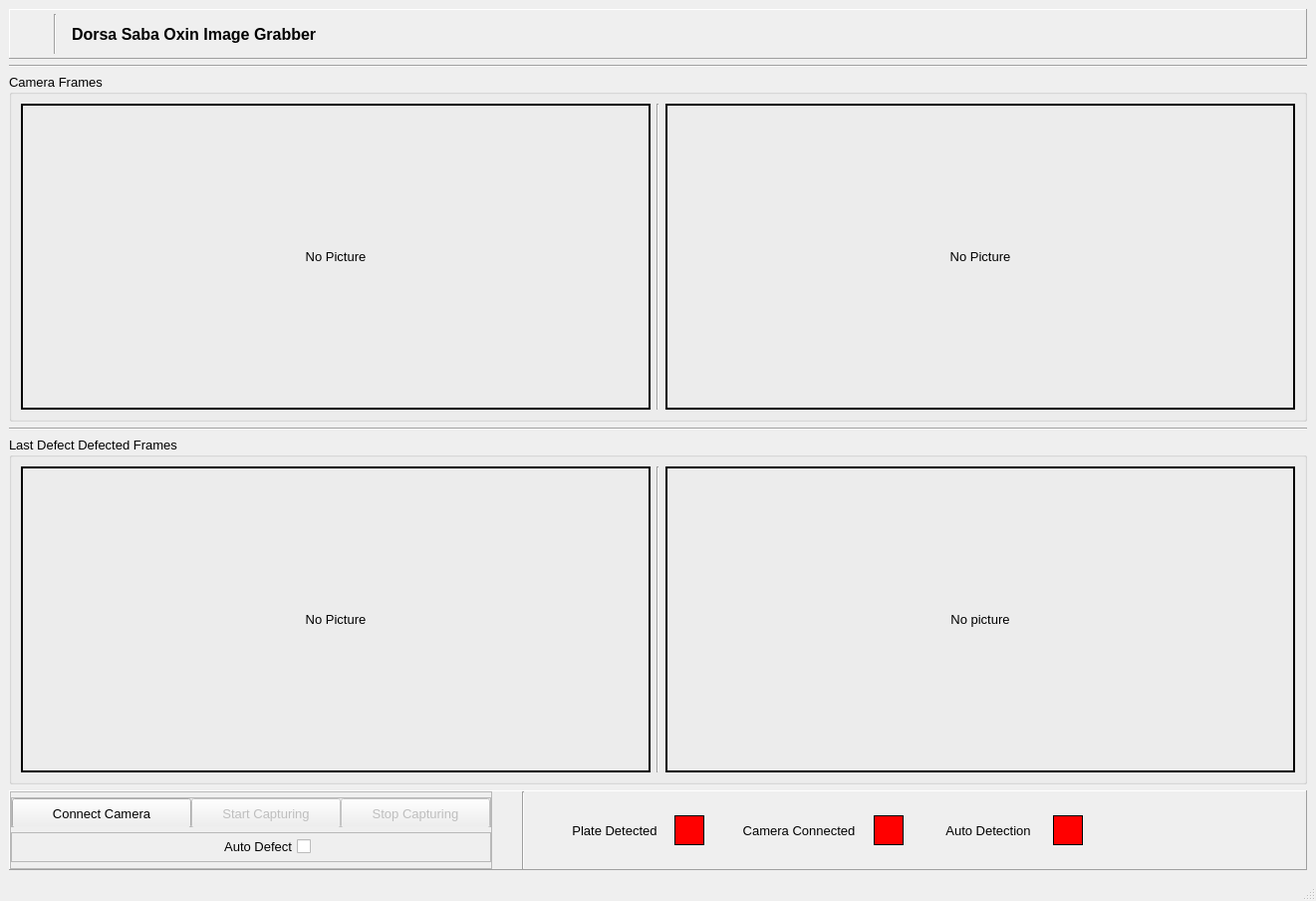
<?xml version="1.0" encoding="UTF-8"?>
<ui version="4.0">
 <class>MainWindow</class>
 <widget class="QMainWindow" name="MainWindow">
  <property name="geometry">
   <rect>
    <x>0</x>
    <y>0</y>
    <width>1321</width>
    <height>904</height>
   </rect>
  </property>
  <property name="windowTitle">
   <string>MainWindow</string>
  </property>
  <widget class="QWidget" name="centralwidget">
   <layout class="QVBoxLayout" name="verticalLayout">
    <item>
     <widget class="QFrame" name="frame_4">
      <property name="maximumSize">
       <size>
        <width>16777215</width>
        <height>50</height>
       </size>
      </property>
      <property name="frameShape">
       <enum>QFrame::Panel</enum>
      </property>
      <property name="frameShadow">
       <enum>QFrame::Raised</enum>
      </property>
      <layout class="QHBoxLayout" name="horizontalLayout_4">
       <property name="spacing">
        <number>15</number>
       </property>
       <property name="leftMargin">
        <number>0</number>
       </property>
       <property name="topMargin">
        <number>0</number>
       </property>
       <property name="rightMargin">
        <number>0</number>
       </property>
       <property name="bottomMargin">
        <number>0</number>
       </property>
       <item>
        <widget class="QLabel" name="label">
         <property name="maximumSize">
          <size>
           <width>100</width>
           <height>16777215</height>
          </size>
         </property>
         <property name="text">
          <string/>
         </property>
         <property name="pixmap">
          <pixmap>icons/dorsa_f.png</pixmap>
         </property>
         <property name="scaledContents">
          <bool>true</bool>
         </property>
        </widget>
       </item>
       <item>
        <widget class="QLabel" name="label_2">
         <property name="maximumSize">
          <size>
           <width>100</width>
           <height>16777215</height>
          </size>
         </property>
         <property name="text">
          <string/>
         </property>
         <property name="pixmap">
          <pixmap>icons/FouladOxin.png</pixmap>
         </property>
         <property name="scaledContents">
          <bool>true</bool>
         </property>
        </widget>
       </item>
       <item>
        <widget class="Line" name="line_6">
         <property name="minimumSize">
          <size>
           <width>0</width>
           <height>40</height>
          </size>
         </property>
         <property name="maximumSize">
          <size>
           <width>16777215</width>
           <height>40</height>
          </size>
         </property>
         <property name="orientation">
          <enum>Qt::Vertical</enum>
         </property>
        </widget>
       </item>
       <item>
        <widget class="QLabel" name="label_5">
         <property name="font">
          <font>
           <pointsize>12</pointsize>
           <weight>75</weight>
           <bold>true</bold>
          </font>
         </property>
         <property name="text">
          <string>Dorsa Saba Oxin Image Grabber</string>
         </property>
        </widget>
       </item>
       <item>
        <spacer name="horizontalSpacer">
         <property name="orientation">
          <enum>Qt::Horizontal</enum>
         </property>
         <property name="sizeHint" stdset="0">
          <size>
           <width>40</width>
           <height>20</height>
          </size>
         </property>
        </spacer>
       </item>
      </layout>
     </widget>
    </item>
    <item>
     <widget class="Line" name="line_4">
      <property name="orientation">
       <enum>Qt::Horizontal</enum>
      </property>
     </widget>
    </item>
    <item>
     <widget class="QGroupBox" name="groupBox_2">
      <property name="font">
       <font>
        <pointsize>10</pointsize>
        <weight>50</weight>
        <bold>false</bold>
       </font>
      </property>
      <property name="title">
       <string>Camera Frames</string>
      </property>
      <layout class="QHBoxLayout" name="horizontalLayout">
       <item>
        <widget class="QLabel" name="cam1">
         <property name="minimumSize">
          <size>
           <width>480</width>
           <height>280</height>
          </size>
         </property>
         <property name="maximumSize">
          <size>
           <width>640</width>
           <height>380</height>
          </size>
         </property>
         <property name="frameShape">
          <enum>QFrame::Box</enum>
         </property>
         <property name="frameShadow">
          <enum>QFrame::Plain</enum>
         </property>
         <property name="lineWidth">
          <number>2</number>
         </property>
         <property name="text">
          <string>No Picture</string>
         </property>
         <property name="alignment">
          <set>Qt::AlignCenter</set>
         </property>
         <property name="margin">
          <number>2</number>
         </property>
        </widget>
       </item>
       <item>
        <widget class="Line" name="line_2">
         <property name="orientation">
          <enum>Qt::Vertical</enum>
         </property>
        </widget>
       </item>
       <item>
        <widget class="QLabel" name="cam2">
         <property name="minimumSize">
          <size>
           <width>480</width>
           <height>280</height>
          </size>
         </property>
         <property name="maximumSize">
          <size>
           <width>640</width>
           <height>380</height>
          </size>
         </property>
         <property name="frameShape">
          <enum>QFrame::Box</enum>
         </property>
         <property name="lineWidth">
          <number>2</number>
         </property>
         <property name="text">
          <string>No Picture</string>
         </property>
         <property name="alignment">
          <set>Qt::AlignCenter</set>
         </property>
         <property name="margin">
          <number>2</number>
         </property>
        </widget>
       </item>
      </layout>
     </widget>
    </item>
    <item>
     <widget class="Line" name="line">
      <property name="orientation">
       <enum>Qt::Horizontal</enum>
      </property>
     </widget>
    </item>
    <item>
     <widget class="QGroupBox" name="groupBox_3">
      <property name="font">
       <font>
        <pointsize>10</pointsize>
       </font>
      </property>
      <property name="title">
       <string>Last Defect Defected Frames</string>
      </property>
      <layout class="QHBoxLayout" name="horizontalLayout_3">
       <item>
        <widget class="QLabel" name="cam1_defect">
         <property name="minimumSize">
          <size>
           <width>480</width>
           <height>280</height>
          </size>
         </property>
         <property name="maximumSize">
          <size>
           <width>640</width>
           <height>380</height>
          </size>
         </property>
         <property name="frameShape">
          <enum>QFrame::Box</enum>
         </property>
         <property name="lineWidth">
          <number>2</number>
         </property>
         <property name="text">
          <string>No Picture</string>
         </property>
         <property name="alignment">
          <set>Qt::AlignCenter</set>
         </property>
        </widget>
       </item>
       <item>
        <widget class="Line" name="line_3">
         <property name="orientation">
          <enum>Qt::Vertical</enum>
         </property>
        </widget>
       </item>
       <item>
        <widget class="QLabel" name="cam2_defect">
         <property name="minimumSize">
          <size>
           <width>480</width>
           <height>280</height>
          </size>
         </property>
         <property name="maximumSize">
          <size>
           <width>640</width>
           <height>380</height>
          </size>
         </property>
         <property name="frameShape">
          <enum>QFrame::Box</enum>
         </property>
         <property name="lineWidth">
          <number>2</number>
         </property>
         <property name="text">
          <string>No picture</string>
         </property>
         <property name="alignment">
          <set>Qt::AlignCenter</set>
         </property>
         <property name="margin">
          <number>2</number>
         </property>
        </widget>
       </item>
      </layout>
     </widget>
    </item>
    <item>
     <widget class="QFrame" name="frame">
      <property name="minimumSize">
       <size>
        <width>0</width>
        <height>0</height>
       </size>
      </property>
      <property name="maximumSize">
       <size>
        <width>16777215</width>
        <height>80</height>
       </size>
      </property>
      <property name="frameShape">
       <enum>QFrame::Panel</enum>
      </property>
      <property name="frameShadow">
       <enum>QFrame::Raised</enum>
      </property>
      <layout class="QHBoxLayout" name="horizontalLayout_2">
       <property name="spacing">
        <number>0</number>
       </property>
       <property name="leftMargin">
        <number>0</number>
       </property>
       <property name="topMargin">
        <number>0</number>
       </property>
       <property name="rightMargin">
        <number>0</number>
       </property>
       <property name="bottomMargin">
        <number>0</number>
       </property>
       <item>
        <widget class="QFrame" name="frame_5">
         <property name="minimumSize">
          <size>
           <width>0</width>
           <height>0</height>
          </size>
         </property>
         <property name="frameShape">
          <enum>QFrame::StyledPanel</enum>
         </property>
         <property name="frameShadow">
          <enum>QFrame::Raised</enum>
         </property>
         <layout class="QVBoxLayout" name="verticalLayout_2">
          <property name="spacing">
           <number>0</number>
          </property>
          <property name="leftMargin">
           <number>0</number>
          </property>
          <property name="topMargin">
           <number>0</number>
          </property>
          <property name="rightMargin">
           <number>0</number>
          </property>
          <property name="bottomMargin">
           <number>0</number>
          </property>
          <item>
           <widget class="QFrame" name="frame_2">
            <property name="minimumSize">
             <size>
              <width>0</width>
              <height>30</height>
             </size>
            </property>
            <property name="maximumSize">
             <size>
              <width>16777215</width>
              <height>30</height>
             </size>
            </property>
            <property name="frameShape">
             <enum>QFrame::StyledPanel</enum>
            </property>
            <property name="frameShadow">
             <enum>QFrame::Raised</enum>
            </property>
            <layout class="QHBoxLayout" name="horizontalLayout_6">
             <property name="spacing">
              <number>0</number>
             </property>
             <property name="leftMargin">
              <number>0</number>
             </property>
             <property name="topMargin">
              <number>0</number>
             </property>
             <property name="rightMargin">
              <number>0</number>
             </property>
             <property name="bottomMargin">
              <number>0</number>
             </property>
             <item>
              <widget class="QPushButton" name="connect_btn">
               <property name="minimumSize">
                <size>
                 <width>180</width>
                 <height>30</height>
                </size>
               </property>
               <property name="maximumSize">
                <size>
                 <width>180</width>
                 <height>30</height>
                </size>
               </property>
               <property name="font">
                <font>
                 <pointsize>10</pointsize>
                </font>
               </property>
               <property name="text">
                <string>Connect Camera</string>
               </property>
              </widget>
             </item>
             <item>
              <widget class="QPushButton" name="start_btn">
               <property name="enabled">
                <bool>false</bool>
               </property>
               <property name="minimumSize">
                <size>
                 <width>150</width>
                 <height>30</height>
                </size>
               </property>
               <property name="maximumSize">
                <size>
                 <width>150</width>
                 <height>30</height>
                </size>
               </property>
               <property name="font">
                <font>
                 <pointsize>10</pointsize>
                </font>
               </property>
               <property name="text">
                <string>Start Capturing</string>
               </property>
              </widget>
             </item>
             <item>
              <widget class="QPushButton" name="stop_btn">
               <property name="enabled">
                <bool>false</bool>
               </property>
               <property name="minimumSize">
                <size>
                 <width>150</width>
                 <height>30</height>
                </size>
               </property>
               <property name="maximumSize">
                <size>
                 <width>150</width>
                 <height>30</height>
                </size>
               </property>
               <property name="font">
                <font>
                 <pointsize>10</pointsize>
                </font>
               </property>
               <property name="text">
                <string>Stop Capturing</string>
               </property>
              </widget>
             </item>
            </layout>
           </widget>
          </item>
          <item>
           <widget class="QFrame" name="frame_3">
            <property name="minimumSize">
             <size>
              <width>0</width>
              <height>30</height>
             </size>
            </property>
            <property name="maximumSize">
             <size>
              <width>16777215</width>
              <height>30</height>
             </size>
            </property>
            <property name="frameShape">
             <enum>QFrame::StyledPanel</enum>
            </property>
            <property name="frameShadow">
             <enum>QFrame::Raised</enum>
            </property>
            <layout class="QHBoxLayout" name="horizontalLayout_7">
             <property name="spacing">
              <number>0</number>
             </property>
             <property name="leftMargin">
              <number>0</number>
             </property>
             <property name="topMargin">
              <number>0</number>
             </property>
             <property name="rightMargin">
              <number>0</number>
             </property>
             <property name="bottomMargin">
              <number>0</number>
             </property>
             <item>
              <widget class="QCheckBox" name="defect_detection_algo">
               <property name="minimumSize">
                <size>
                 <width>120</width>
                 <height>0</height>
                </size>
               </property>
               <property name="maximumSize">
                <size>
                 <width>120</width>
                 <height>16777215</height>
                </size>
               </property>
               <property name="font">
                <font>
                 <pointsize>10</pointsize>
                </font>
               </property>
               <property name="layoutDirection">
                <enum>Qt::RightToLeft</enum>
               </property>
               <property name="text">
                <string>Auto Defect</string>
               </property>
               <property name="iconSize">
                <size>
                 <width>30</width>
                 <height>30</height>
                </size>
               </property>
              </widget>
             </item>
            </layout>
           </widget>
          </item>
         </layout>
        </widget>
       </item>
       <item>
        <spacer name="horizontalSpacer_3">
         <property name="orientation">
          <enum>Qt::Horizontal</enum>
         </property>
         <property name="sizeType">
          <enum>QSizePolicy::Fixed</enum>
         </property>
         <property name="sizeHint" stdset="0">
          <size>
           <width>30</width>
           <height>23</height>
          </size>
         </property>
        </spacer>
       </item>
       <item>
        <widget class="Line" name="line_5">
         <property name="orientation">
          <enum>Qt::Vertical</enum>
         </property>
        </widget>
       </item>
       <item>
        <spacer name="horizontalSpacer_2">
         <property name="orientation">
          <enum>Qt::Horizontal</enum>
         </property>
         <property name="sizeType">
          <enum>QSizePolicy::Fixed</enum>
         </property>
         <property name="sizeHint" stdset="0">
          <size>
           <width>30</width>
           <height>23</height>
          </size>
         </property>
        </spacer>
       </item>
       <item>
        <widget class="QLabel" name="label_3">
         <property name="minimumSize">
          <size>
           <width>120</width>
           <height>30</height>
          </size>
         </property>
         <property name="maximumSize">
          <size>
           <width>120</width>
           <height>16777215</height>
          </size>
         </property>
         <property name="font">
          <font>
           <pointsize>10</pointsize>
          </font>
         </property>
         <property name="styleSheet">
          <string notr="true"/>
         </property>
         <property name="text">
          <string>Plate Detected</string>
         </property>
         <property name="alignment">
          <set>Qt::AlignCenter</set>
         </property>
        </widget>
       </item>
       <item>
        <widget class="QLabel" name="plate_detect_label">
         <property name="minimumSize">
          <size>
           <width>30</width>
           <height>30</height>
          </size>
         </property>
         <property name="maximumSize">
          <size>
           <width>30</width>
           <height>30</height>
          </size>
         </property>
         <property name="styleSheet">
          <string notr="true">background-color : red;</string>
         </property>
         <property name="frameShape">
          <enum>QFrame::Panel</enum>
         </property>
         <property name="text">
          <string/>
         </property>
        </widget>
       </item>
       <item>
        <spacer name="horizontalSpacer_4">
         <property name="orientation">
          <enum>Qt::Horizontal</enum>
         </property>
         <property name="sizeType">
          <enum>QSizePolicy::Fixed</enum>
         </property>
         <property name="sizeHint" stdset="0">
          <size>
           <width>10</width>
           <height>23</height>
          </size>
         </property>
        </spacer>
       </item>
       <item>
        <spacer name="horizontalSpacer_5">
         <property name="orientation">
          <enum>Qt::Horizontal</enum>
         </property>
         <property name="sizeType">
          <enum>QSizePolicy::Fixed</enum>
         </property>
         <property name="sizeHint" stdset="0">
          <size>
           <width>10</width>
           <height>23</height>
          </size>
         </property>
        </spacer>
       </item>
       <item>
        <widget class="QLabel" name="label_7">
         <property name="minimumSize">
          <size>
           <width>150</width>
           <height>30</height>
          </size>
         </property>
         <property name="maximumSize">
          <size>
           <width>150</width>
           <height>16777215</height>
          </size>
         </property>
         <property name="font">
          <font>
           <pointsize>10</pointsize>
          </font>
         </property>
         <property name="styleSheet">
          <string notr="true"/>
         </property>
         <property name="text">
          <string>Camera Connected</string>
         </property>
         <property name="alignment">
          <set>Qt::AlignCenter</set>
         </property>
        </widget>
       </item>
       <item>
        <widget class="QLabel" name="camera_connect_label">
         <property name="minimumSize">
          <size>
           <width>30</width>
           <height>30</height>
          </size>
         </property>
         <property name="maximumSize">
          <size>
           <width>30</width>
           <height>30</height>
          </size>
         </property>
         <property name="styleSheet">
          <string notr="true">background-color : red;</string>
         </property>
         <property name="frameShape">
          <enum>QFrame::Panel</enum>
         </property>
         <property name="text">
          <string/>
         </property>
        </widget>
       </item>
       <item>
        <spacer name="horizontalSpacer_6">
         <property name="orientation">
          <enum>Qt::Horizontal</enum>
         </property>
         <property name="sizeType">
          <enum>QSizePolicy::Fixed</enum>
         </property>
         <property name="sizeHint" stdset="0">
          <size>
           <width>10</width>
           <height>23</height>
          </size>
         </property>
        </spacer>
       </item>
       <item>
        <spacer name="horizontalSpacer_7">
         <property name="orientation">
          <enum>Qt::Horizontal</enum>
         </property>
         <property name="sizeType">
          <enum>QSizePolicy::Fixed</enum>
         </property>
         <property name="sizeHint" stdset="0">
          <size>
           <width>10</width>
           <height>23</height>
          </size>
         </property>
        </spacer>
       </item>
       <item>
        <widget class="QLabel" name="label_8">
         <property name="minimumSize">
          <size>
           <width>130</width>
           <height>30</height>
          </size>
         </property>
         <property name="maximumSize">
          <size>
           <width>130</width>
           <height>16777215</height>
          </size>
         </property>
         <property name="font">
          <font>
           <pointsize>10</pointsize>
          </font>
         </property>
         <property name="styleSheet">
          <string notr="true"/>
         </property>
         <property name="text">
          <string>Auto Detection</string>
         </property>
         <property name="alignment">
          <set>Qt::AlignCenter</set>
         </property>
        </widget>
       </item>
       <item>
        <widget class="QLabel" name="defect_detecttion_label">
         <property name="minimumSize">
          <size>
           <width>30</width>
           <height>30</height>
          </size>
         </property>
         <property name="maximumSize">
          <size>
           <width>30</width>
           <height>30</height>
          </size>
         </property>
         <property name="styleSheet">
          <string notr="true">background-color : red;</string>
         </property>
         <property name="frameShape">
          <enum>QFrame::Panel</enum>
         </property>
         <property name="text">
          <string/>
         </property>
        </widget>
       </item>
       <item>
        <widget class="QLabel" name="msg_label">
         <property name="font">
          <font>
           <pointsize>10</pointsize>
           <weight>75</weight>
           <bold>true</bold>
          </font>
         </property>
         <property name="text">
          <string/>
         </property>
         <property name="alignment">
          <set>Qt::AlignCenter</set>
         </property>
        </widget>
       </item>
      </layout>
     </widget>
    </item>
   </layout>
  </widget>
  <widget class="QMenuBar" name="menubar">
   <property name="geometry">
    <rect>
     <x>0</x>
     <y>0</y>
     <width>1321</width>
     <height>26</height>
    </rect>
   </property>
  </widget>
  <widget class="QStatusBar" name="statusbar"/>
 </widget>
 <resources/>
 <connections/>
</ui>
